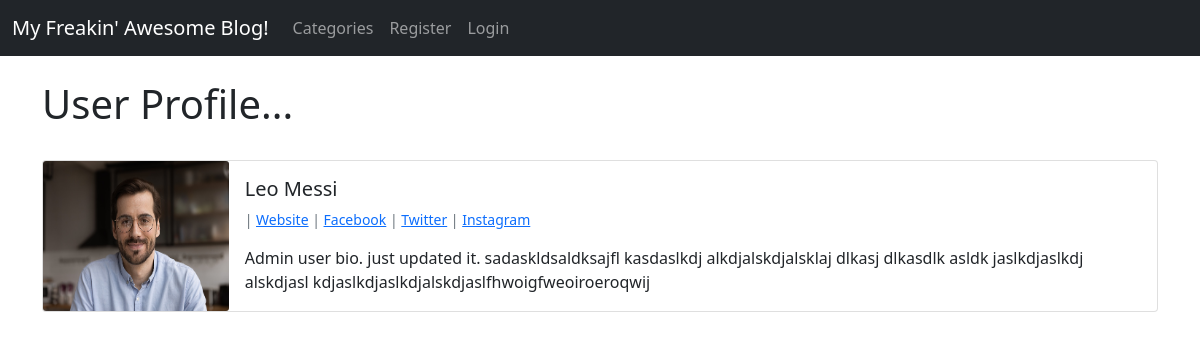
/members/1/profile/, run on the app's committed database.
### theblog/models.py (models this page shows, shortened)
class Profile(models.Model):
    user = models.OneToOneField(User, null=True, on_delete=models.CASCADE)
    bio = models.TextField()
    profile_pic = models.ImageField(null=True, blank=True, upload_to="images/profile/")
    website_url = models.CharField(max_length=255, null=True, blank=True)
    fb_url = models.CharField(max_length=255, null=True, blank=True)
    twitter_url = models.CharField(max_length=255, null=True, blank=True)
    insta_url = models.CharField(max_length=255, null=True, blank=True)
    pinterest_url = models.CharField(max_length=255, null=True, blank=True)

### members/views.py (the view)
# urls.py: path('<int:pk>/profile/', ShowProfilePageView.as_view(), name='show_profile_page'),
class ShowProfilePageView(DetailView):
    model = Profile
    template_name = "registration/user_profile.html"
    def get_context_data(self, *args, **kwargs):
        context = super(ShowProfilePageView, self).get_context_data(*args, **kwargs)
        page_user = get_object_or_404(Profile, id=self.kwargs['pk'])
        context["page_user"] = page_user
        return context

### members/templates/registration/user_profile.html (shortened to what this page needs)
{% extends 'base.html' %}
{% load static %}
{% block content %}
<h1>User Profile...</h1>
<div class="card mb-3" >
  <div class="row g-0">
    <div class="col-md-2">
        {% if page_user.profile_pic %}
            <img src="{{ page_user.profile_pic.url }}" width="150" height="150" class="card-img">
        {% else %}
            <img src="{% static 'images/default_profile.png' %}" width="150" height="150" class="card-img">
        {% endif %}
    </div>
    <div class="col-md-10">
      <div class="card-body">
        <h5 class="card-title">
            {{ page_user.user.first_name }} {{ page_user.user.last_name }}
        </h5>
        <p class="small text-muted">
            {% if page_user.website_url %}
                | <a href="{{ page_user.website_url }}">Website</a>
            {% endif %}
            {% if page_user.fb_url %}
                | <a href="{{ page_user.fb_url }}">Facebook</a>
            {% endif %}
            {% if page_user.twitter_url %}
                | <a href="{{ page_user.twitter_url }}">Twitter</a>
            {% endif %}
            {% if page_user.insta_url %}
                | <a href="{{ page_user.insta_url }}">Instagram</a>
            {% endif %}
        </p>
        <p class="card-text"> {{ page_user.bio }}</p>
      </div>
    </div>
  </div>
</div>
{% endblock %}

### data on the page
Profile: profile_pic (placeholder picture), user.first_name "Leo", user.last_name "Messi", bio "Admin user bio. just updated it. sadaskldsaldksajfl kasdaslkdj alkdjalskdjalsklaj dlkasj dlkasdlk asldk jaslkdjaslkdj alskdjasl kdjaslkdjaslkdjalskdjaslfhwoigfweoiroeroqwij"
